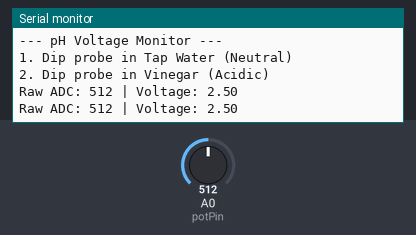
A sketch run on a simulated Arduino Uno, built with avr-gcc and run on an emulated ATmega328P. On the bench: the last lines printed to the serial monitor. The inputs (shaded band) are chosen by the test bench; at power-on: A0 (potPin) = 512.

Above: at 1.8 s.
1.9 s: A0 (potPin) set to 716
At 2.9 s:
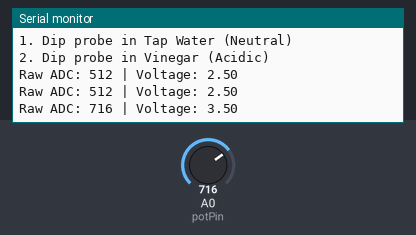
3.4 s: A0 (potPin) set to 900
At 4.7 s:
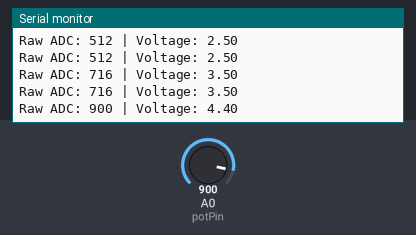
Timing chart, 0 to 6.4 s (numbered marks = the images above; inputs shaded):
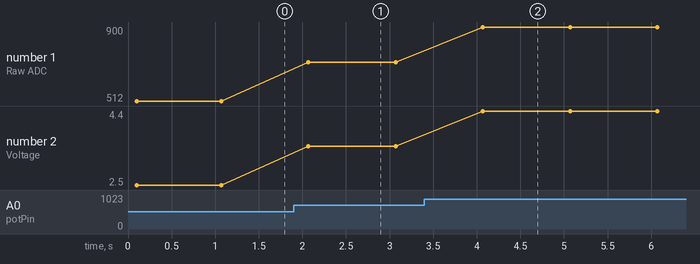

Measured:
- after the input at 1.9 s, the serial monitor: prints a new line after 0.17 s (image 1)
- after the input at 3.4 s, the serial monitor: prints a new line after 0.67 s (image 2)
- plotted number 1: 512 → 716 after the input at 1.9 s, 716 → 900 after the input at 3.4 s
- plotted number 2: 2.5 → 3.5 after the input at 1.9 s, 3.5 → 4.4 after the input at 3.4 s

The sketch:

Ph_calib.ino
```cpp
/*
 * pH Sensor Calibration Tool (Arduino Uno)
 * Use this to find the voltages for pH 7 (Tap Water) and pH 3 (Vinegar)
 */

const int potPin = A0; // pH sensor connected to Analog Pin 0

void setup() {
  Serial.begin(9600);
  Serial.println("--- pH Voltage Monitor ---");
  Serial.println("1. Dip probe in Tap Water (Neutral)");
  Serial.println("2. Dip probe in Vinegar (Acidic)");
}

void loop() {
  int rawValue = analogRead(potPin);

  // Calculate voltage (Arduino Uno is 10-bit: 0-1023)
  float voltage = rawValue * (5.0 / 1023.0);

  Serial.print("Raw ADC: ");
  Serial.print(rawValue);
  Serial.print(" | Voltage: ");
  Serial.println(voltage);

  delay(1000); // 1-second delay for stability
}
```
